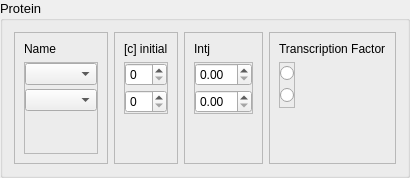
          <widget class="QGroupBox" name="groupBox_3">
           <property name="sizePolicy">
            <sizepolicy hsizetype="Expanding" vsizetype="Expanding">
             <horstretch>75</horstretch>
             <verstretch>20</verstretch>
            </sizepolicy>
           </property>
           <property name="font">
            <font>
             <pointsize>10</pointsize>
             <weight>50</weight>
             <bold>false</bold>
            </font>
           </property>
           <property name="title">
            <string>Protein</string>
           </property>
           <layout class="QHBoxLayout" name="horizontalLayout_6">
            <item>
             <widget class="QFrame" name="frame_8">
              <property name="font">
               <font>
                <pointsize>9</pointsize>
                <weight>50</weight>
                <bold>false</bold>
               </font>
              </property>
              <property name="frameShape">
               <enum>QFrame::StyledPanel</enum>
              </property>
              <property name="frameShadow">
               <enum>QFrame::Raised</enum>
              </property>
              <layout class="QVBoxLayout" name="verticalLayout_3">
               <item>
                <widget class="QLabel" name="label_4">
                 <property name="sizePolicy">
                  <sizepolicy hsizetype="Fixed" vsizetype="Fixed">
                   <horstretch>0</horstretch>
                   <verstretch>0</verstretch>
                  </sizepolicy>
                 </property>
                 <property name="font">
                  <font>
                   <pointsize>9</pointsize>
                   <weight>50</weight>
                   <bold>false</bold>
                  </font>
                 </property>
                 <property name="text">
                  <string>Name</string>
                 </property>
                </widget>
               </item>
               <item>
                <widget class="QFrame" name="frame_36">
                 <property name="frameShape">
                  <enum>QFrame::StyledPanel</enum>
                 </property>
                 <property name="frameShadow">
                  <enum>QFrame::Raised</enum>
                 </property>
                 <layout class="QVBoxLayout" name="verticalLayout_26">
                  <property name="spacing">
                   <number>4</number>
                  </property>
                  <property name="leftMargin">
                   <number>0</number>
                  </property>
                  <property name="topMargin">
                   <number>0</number>
                  </property>
                  <property name="rightMargin">
                   <number>0</number>
                  </property>
                  <property name="bottomMargin">
                   <number>0</number>
                  </property>
                  <item>
                   <widget class="QComboBox" name="comboBox_13"/>
                  </item>
                  <item>
                   <widget class="QComboBox" name="comboBox_4"/>
                  </item>
                  <item>
                   <spacer name="verticalSpacer_20">
                    <property name="orientation">
                     <enum>Qt::Vertical</enum>
                    </property>
                    <property name="sizeHint" stdset="0">
                     <size>
                      <width>20</width>
                      <height>40</height>
                     </size>
                    </property>
                   </spacer>
                  </item>
                 </layout>
                </widget>
               </item>
              </layout>
             </widget>
            </item>
            <item>
             <widget class="QFrame" name="frame_9">
              <property name="font">
               <font>
                <pointsize>9</pointsize>
                <weight>50</weight>
                <bold>false</bold>
               </font>
              </property>
              <property name="frameShape">
               <enum>QFrame::StyledPanel</enum>
              </property>
              <property name="frameShadow">
               <enum>QFrame::Raised</enum>
              </property>
              <layout class="QVBoxLayout" name="verticalLayout_2">
               <item>
                <widget class="QLabel" name="label_5">
                 <property name="sizePolicy">
                  <sizepolicy hsizetype="Fixed" vsizetype="Fixed">
                   <horstretch>0</horstretch>
                   <verstretch>0</verstretch>
                  </sizepolicy>
                 </property>
                 <property name="text">
                  <string>[c] initial</string>
                 </property>
                </widget>
               </item>
               <item>
                <widget class="QFrame" name="frame_37">
                 <property name="frameShape">
                  <enum>QFrame::StyledPanel</enum>
                 </property>
                 <property name="frameShadow">
                  <enum>QFrame::Raised</enum>
                 </property>
                 <layout class="QVBoxLayout" name="verticalLayout_27">
                  <property name="spacing">
                   <number>4</number>
                  </property>
                  <property name="leftMargin">
                   <number>0</number>
                  </property>
                  <property name="topMargin">
                   <number>0</number>
                  </property>
                  <property name="rightMargin">
                   <number>0</number>
                  </property>
                  <property name="bottomMargin">
                   <number>0</number>
                  </property>
                  <item>
                   <widget class="QSpinBox" name="spinBox_15"/>
                  </item>
                  <item>
                   <widget class="QSpinBox" name="spinBox_16"/>
                  </item>
                 </layout>
                </widget>
               </item>
               <item>
                <spacer name="verticalSpacer_19">
                 <property name="orientation">
                  <enum>Qt::Vertical</enum>
                 </property>
                 <property name="sizeHint" stdset="0">
                  <size>
                   <width>20</width>
                   <height>40</height>
                  </size>
                 </property>
                </spacer>
               </item>
              </layout>
             </widget>
            </item>
            <item>
             <widget class="QFrame" name="frame_10">
              <property name="font">
               <font>
                <pointsize>9</pointsize>
                <weight>50</weight>
                <bold>false</bold>
               </font>
              </property>
              <property name="frameShape">
               <enum>QFrame::StyledPanel</enum>
              </property>
              <property name="frameShadow">
               <enum>QFrame::Raised</enum>
              </property>
              <layout class="QVBoxLayout" name="verticalLayout_4">
               <item>
                <widget class="QLabel" name="label_6">
                 <property name="sizePolicy">
                  <sizepolicy hsizetype="Fixed" vsizetype="Fixed">
                   <horstretch>0</horstretch>
                   <verstretch>0</verstretch>
                  </sizepolicy>
                 </property>
                 <property name="text">
                  <string>Intj</string>
                 </property>
                </widget>
               </item>
               <item>
                <widget class="QFrame" name="frame_35">
                 <property name="frameShape">
                  <enum>QFrame::StyledPanel</enum>
                 </property>
                 <property name="frameShadow">
                  <enum>QFrame::Raised</enum>
                 </property>
                 <layout class="QVBoxLayout" name="verticalLayout_23">
                  <property name="spacing">
                   <number>4</number>
                  </property>
                  <property name="leftMargin">
                   <number>0</number>
                  </property>
                  <property name="topMargin">
                   <number>0</number>
                  </property>
                  <property name="rightMargin">
                   <number>0</number>
                  </property>
                  <property name="bottomMargin">
                   <number>0</number>
                  </property>
                  <item>
                   <widget class="QDoubleSpinBox" name="doubleSpinBox_6"/>
                  </item>
                  <item>
                   <widget class="QDoubleSpinBox" name="doubleSpinBox_5"/>
                  </item>
                 </layout>
                </widget>
               </item>
               <item>
                <spacer name="verticalSpacer_21">
                 <property name="orientation">
                  <enum>Qt::Vertical</enum>
                 </property>
                 <property name="sizeHint" stdset="0">
                  <size>
                   <width>20</width>
                   <height>40</height>
                  </size>
                 </property>
                </spacer>
               </item>
              </layout>
             </widget>
            </item>
            <item>
             <widget class="QFrame" name="frame_11">
              <property name="font">
               <font>
                <pointsize>9</pointsize>
                <weight>50</weight>
                <bold>false</bold>
               </font>
              </property>
              <property name="frameShape">
               <enum>QFrame::StyledPanel</enum>
              </property>
              <property name="frameShadow">
               <enum>QFrame::Raised</enum>
              </property>
              <layout class="QVBoxLayout" name="verticalLayout_24">
               <item>
                <widget class="QLabel" name="label_7">
                 <property name="sizePolicy">
                  <sizepolicy hsizetype="Fixed" vsizetype="Fixed">
                   <horstretch>0</horstretch>
                   <verstretch>0</verstretch>
                  </sizepolicy>
                 </property>
                 <property name="text">
                  <string>Transcription Factor</string>
                 </property>
                </widget>
               </item>
               <item>
                <widget class="QFrame" name="frame_34">
                 <property name="sizePolicy">
                  <sizepolicy hsizetype="Fixed" vsizetype="Fixed">
                   <horstretch>0</horstretch>
                   <verstretch>0</verstretch>
                  </sizepolicy>
                 </property>
                 <property name="minimumSize">
                  <size>
                   <width>0</width>
                   <height>46</height>
                  </size>
                 </property>
                 <property name="frameShape">
                  <enum>QFrame::StyledPanel</enum>
                 </property>
                 <property name="frameShadow">
                  <enum>QFrame::Raised</enum>
                 </property>
                 <layout class="QVBoxLayout" name="verticalLayout_5">
                  <property name="spacing">
                   <number>4</number>
                  </property>
                  <property name="leftMargin">
                   <number>0</number>
                  </property>
                  <property name="topMargin">
                   <number>0</number>
                  </property>
                  <property name="rightMargin">
                   <number>0</number>
                  </property>
                  <property name="bottomMargin">
                   <number>0</number>
                  </property>
                  <item>
                   <widget class="QRadioButton" name="radioButton_2">
                    <property name="sizePolicy">
                     <sizepolicy hsizetype="Fixed" vsizetype="Fixed">
                      <horstretch>0</horstretch>
                      <verstretch>0</verstretch>
                     </sizepolicy>
                    </property>
                    <property name="text">
                     <string/>
                    </property>
                   </widget>
                  </item>
                  <item>
                   <widget class="QRadioButton" name="radioButton_3">
                    <property name="text">
                     <string/>
                    </property>
                   </widget>
                  </item>
                 </layout>
                </widget>
               </item>
               <item>
                <spacer name="verticalSpacer_22">
                 <property name="orientation">
                  <enum>Qt::Vertical</enum>
                 </property>
                 <property name="sizeHint" stdset="0">
                  <size>
                   <width>20</width>
                   <height>40</height>
                  </size>
                 </property>
                </spacer>
               </item>
              </layout>
             </widget>
            </item>
           </layout>
          </widget>
